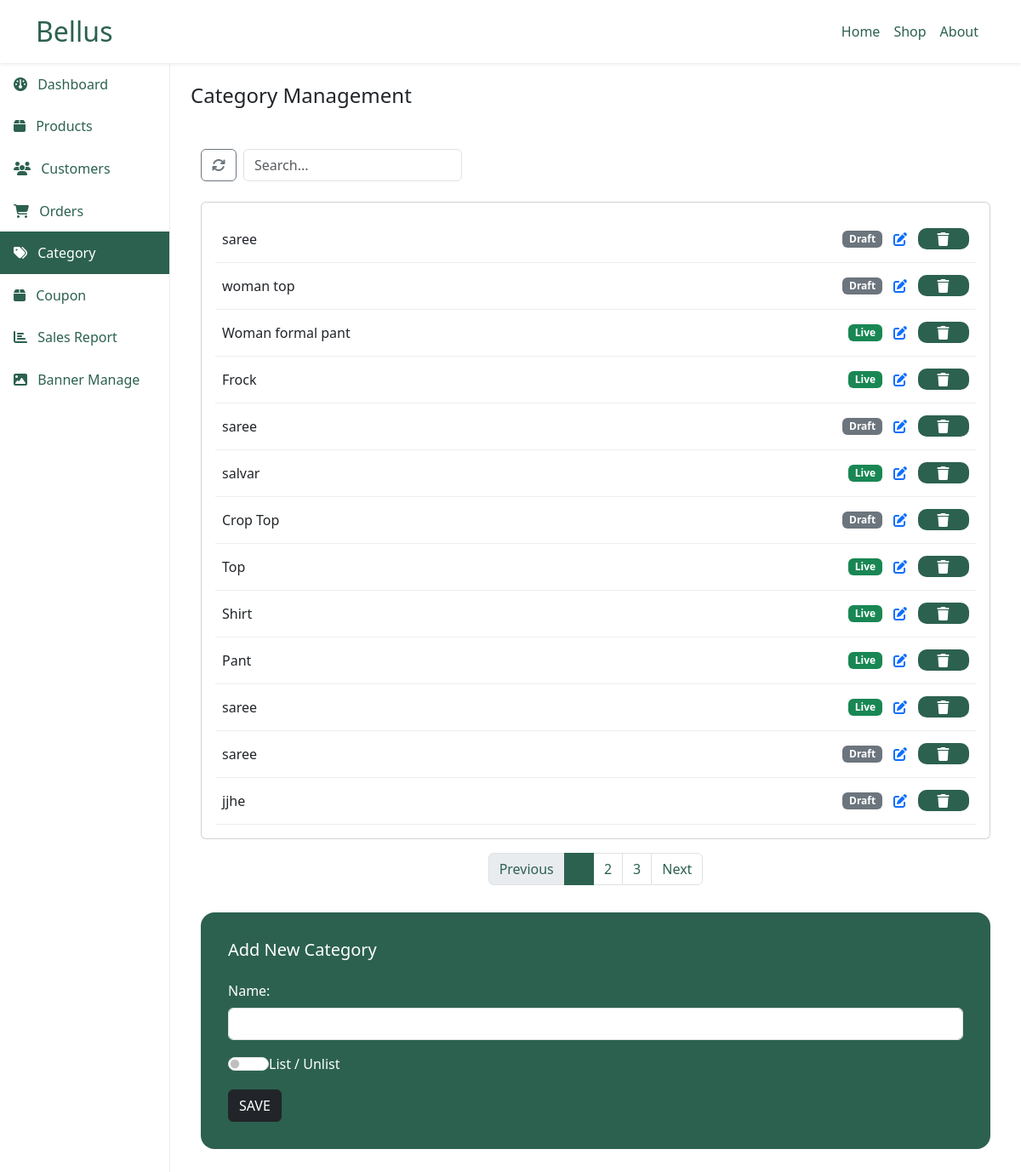
The app's page /category_search/ with its own data.
### admin_app/models.py (models this page shows, shortened)
class categorys(models.Model):
    id = models.BigAutoField(primary_key=True)
    name = models.CharField(max_length=100)
    is_active = models.BooleanField(default=True)
    is_delete = models.BooleanField(default=False)

### admin_app/views.py (the view)
# urls.py: path('category_search/',views.category_search,name='category_search'),
def category_search(request):
    search_query = request.GET.get('search', '')
    print('hi:',search_query)
    if search_query:
        categories = categorys.objects.filter(name__icontains=search_query,is_delete=False)
        print('category:',categories)
    else:
        categories = categorys.objects.all()
    return render(request, 'admin_category.html', {'categories': categories})

### template/admin_category.html (shortened to what this page needs)
<!DOCTYPE html>
<html lang="en">
<head>
    <link href="https://cdn.jsdelivr.net/npm/bootstrap@5.3.2/dist/css/bootstrap.min.css" rel="stylesheet">
    <link href="https://cdnjs.cloudflare.com/ajax/libs/font-awesome/6.4.2/css/all.min.css" rel="stylesheet">
</head>
<body>
    <nav class="navbar navbar-expand-lg navbar-light bg-white shadow-sm">
        <div class="container">
            <a class="navbar-brand" href="#">Bellus</a>
            <div class="collapse navbar-collapse" id="navbarNav">
                <ul class="navbar-nav ms-auto">
                    <li class="nav-item">
                        <a class="nav-link" href="#">Home</a>
                    </li>
                    <li class="nav-item">
                        <a class="nav-link" href="#">Shop</a>
                    </li>
                    <li class="nav-item">
                        <a class="nav-link" href="#">About</a>
                    </li>
                </ul>
            </div>
        </div>
    </nav>
    <div class="container-fluid">
        <div class="row">
            <div class="col-md-2 sidebar px-0">
                <nav class="nav flex-column">
                    <a class="nav-link" href="{% url 'admin_dashboard' %}"><i class="fas fa-dashboard me-2"></i> Dashboard</a>
                    <a class="nav-link" href="{% url 'admin_product' %}"><i class="fas fa-box me-2"></i> Products</a>
                    <a class="nav-link" href="{% url 'customer_search' %}"><i class="fas fa-users me-2"></i> Customers</a>
                    <a class="nav-link" href="{% url 'admin_order' %}"><i class="fas fa-shopping-cart me-2"></i> Orders</a>
                    <a class="nav-link active" href="{% url 'admin_category' %}"><i class="fas fa-tags me-2"></i> Category</a>
                    <a class="nav-link" href="{% url 'admin_coupon' %}"><i class="fas fa-box me-2"></i> Coupon</a>
                    <a class="nav-link" href="{% url 'salesreport' %}"><i class="fas fa-chart-bar me-2"></i> Sales Report</a>
                    <a class="nav-link" href="#"><i class="fas fa-image me-2"></i> Banner Manage</a>
                </nav>
            </div>
            <div class="col-md-10 p-4">
                <h4 class="mb-4">Category Management</h4>
                <div class="container-fluid py-4">
                    <div class="d-flex justify-content-between mb-4">
                        <form method="GET" action="{% url 'category_search' %}">
                        <div class="d-flex align-items-center">
                            <button class="btn btn-outline-secondary me-2"><i class="fas fa-refresh"></i></button>
                            <input type="text" class="form-control" name="search" placeholder="Search...">
                        </div>
                        </form>
                    </div>
                    <div class="card">
                        <div class="card-body">
                            {% for category in categories %}
                            <div class="category-item">
                                <div class="flex-grow-1">{{ category.name }}</div>
                                <span class="badge
                                    {% if category.is_active %} bg-success {% else %} bg-secondary {% endif %}">
                                    {% if category.is_active %} Live {% else %} Draft {% endif %}
                                </span>
                                <a href="{% url 'admin_editcategory' category.id %}"><button class="btn btn-link"><i class="fas fa-edit"></i></button></a>
                                <form action="{% url 'admin_deletecategory' category.id %}" method="POST" style="display:inline;">
                                    <button type="submit" class="btn1 btn-link" onclick="return confirm('Are you sure you want to delete this category?');">
                                        <i class="fas fa-trash"></i>
                                    </button>
                                </form>
                            </div>
                            {% empty %}
                                <p>No categories available.</p>
                            {% endfor %}
                        </div>
                    </div>
                    <nav aria-label="Category list navigation">
                        <ul class="pagination">
                            <li class="page-item disabled">
                                <a class="page-link" href="#" tabindex="-1" aria-disabled="true">Previous</a>
                            </li>
                            <li class="page-item active" aria-current="page">
                                <a class="page-link" href="#">1 <span class="visually-hidden">(current)</span></a>
                            </li>
                            <li class="page-item"><a class="page-link" href="#">2</a></li>
                            <li class="page-item"><a class="page-link" href="#">3</a></li>
                            <li class="page-item">
                                <a class="page-link" href="#">Next</a>
                            </li>
                        </ul>
                    </nav>
                    <div class="add-category-form">
                        <h5 class="mb-4">Add New Category</h5>
                        <form id="addCategoryForm" method="post" action="{% url 'admin_category' %}">
                            <div class="d-flex">
                                <div class="flex-grow-1">
                                    <div class="mb-3">
                                        <label for="categoryName" class="form-label">Name:</label>
                                        <input type="text" class="form-control" id="categoryName" name="categoryName" required>
                                    </div>
                                    <div class="form-check form-switch">
                                        <input class="form-check-input" type="checkbox" id="statusSwitch" name="status">
                                        <label class="form-check-label" for="statusSwitch">List / Unlist</label>
                                    </div>
                                    <button type="submit" class="btn btn-dark mt-3">SAVE</button>
                                </div>
                            </div>
                        </form>
                    </div>
                </div>
            </div>
    </div>
    </div>
</body>
</html>

### template/admin_category.html (style rules this page uses)
:root { --primary-color: #2c614f; --sidebar-width: 240px; }
.sidebar { background-color: #fff; min-height: 100vh; border-right: 1px solid #eee; }
.btn1 { background-color: #2c614f; border-radius: 10px; color: white; border: #ffd700; width: 60px; height: 25px; text-decoration: none; padding-left: 5px; }
.nav-link { color: #2c614f; padding: 0.8rem 1rem; }
.nav-link.active { color: white; background-color: #2c614f; }
.navbar-brand { font-size: 2rem; color: #2c614f; }
.category-item { display: flex; align-items: center; padding: 0.5rem; border-bottom: 1px solid #eee; }
.add-category-form { background-color: #2c614f; border-radius: 1rem; padding: 2rem; margin-top: 2rem; color: white; }
.form-switch .form-check-input { width: 3em; }
.pagination { justify-content: center; margin-top: 1rem; }
.pagination .page-item.active .page-link { background-color: var(--primary-color); border-color: var(--primary-color); }
.pagination .page-link { color: var(--primary-color); }

### records on screen
categorys: name "saree", is_active "Draft"
categorys: name "woman top", is_active "Draft"
categorys: name "Woman formal pant", is_active "Live"
categorys: name "Frock", is_active "Live"
categorys: name "saree", is_active "Draft"
categorys: name "salvar", is_active "Live"
categorys: name "Crop Top", is_active "Draft"
categorys: name "Top", is_active "Live"
categorys: name "Shirt", is_active "Live"
categorys: name "Pant", is_active "Live"
categorys: name "saree", is_active "Live"
categorys: name "saree", is_active "Draft"
categorys: name "jjhe", is_active "Draft"
